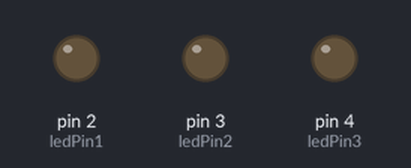
Simulated run of this sketch. Board: Arduino Uno, built with avr-gcc and run on an emulated ATmega328P. Shown: output pins drawn as LEDs (lit = HIGH).

Above: at 0.2 s.
At 1.2 s:
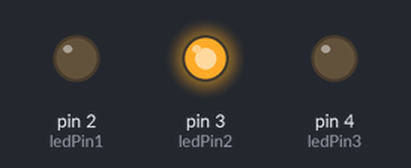
At 1.7 s:
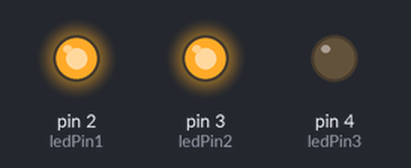
At 3.2 s:
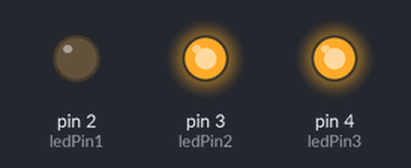
At 5.7 s:
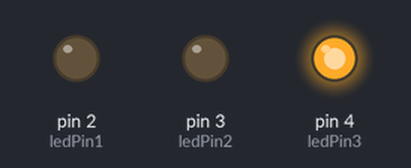
At 7.7 s:
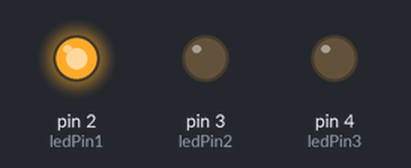
Timing chart, 0 to 8.1 s (numbered marks = the images above):
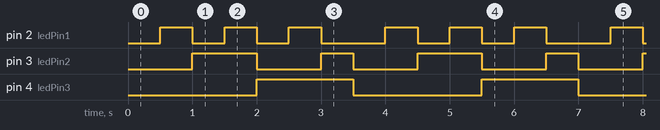

The sketch:

LED_pattern.ino
```cpp
const int ledPin1=2; // Led 1
const int ledPin2=3; // Led 2
const int ledPin3=4;// Led 3

void setup() {

pinMode(ledPin1, OUTPUT);
pinMode(ledPin2, OUTPUT);
pinMode(ledPin3, OUTPUT);
}

void loop() {

// Sequence  index 0
digitalWrite(ledPin1, LOW);  // turn led 1 off
  digitalWrite(ledPin2, LOW);  // turn led 2 off
  digitalWrite(ledPin3, LOW);  // turn led 3 off
delay(500);
// Sequence Index 1
  digitalWrite(ledPin1, HIGH);  // turn led 1 on
  digitalWrite(ledPin2, LOW);  // turn led 2 off
  digitalWrite(ledPin3, LOW);  // turn led 3 off

  delay(500);
// Sequence Index 2
  digitalWrite(ledPin1, LOW);  // turn led 1 off
  digitalWrite(ledPin2, HIGH);  // turn led 2 on
  digitalWrite(ledPin3, LOW);  // turn led 3 off

  delay(500);
// Sequence Index 3
  digitalWrite(ledPin1, HIGH);  // turn led 1 on
  digitalWrite(ledPin2, HIGH);  // turn led 2 on
  digitalWrite(ledPin3, LOW);  // turn led 3 off

  delay(500);
//Sequence index 4
  digitalWrite(ledPin1, LOW);  // turn led 1 off
  digitalWrite(ledPin2, LOW);  // turn led 2 off
  digitalWrite(ledPin3, HIGH);  // turn led 3 on

  delay(500);
// Sequence Index 5
  digitalWrite(ledPin1, HIGH);  // turn led 1 on
  digitalWrite(ledPin2, LOW);  // turn led 2 off
  digitalWrite(ledPin3, HIGH);  // turn led 3 on

  delay(500);
//Sequence Index 6
  digitalWrite(ledPin1, LOW);  // turn led 1 off
  digitalWrite(ledPin2, HIGH);  // turn led 2 on
  digitalWrite(ledPin3, HIGH);  // turn led 3 on

  delay(500);
//Sequence Index 7
  digitalWrite(ledPin1, HIGH);  // turn led 1 on
  digitalWrite(ledPin2, HIGH);  // turn led 2 on
  digitalWrite(ledPin3, HIGH);  // turn led 3 on
}


  
```

Measured:
- by itself, pin 2 (ledPin1): repeats every 3.5 s: 2 × (LOW 0.50 s, HIGH 0.50 s), LOW 1.0 s, HIGH 0.50 s
- by itself, pin 3 (ledPin2): repeats every 3.5 s: LOW 1.0 s, HIGH 0.50 s, LOW 1.0 s, HIGH 1.0 s
- by itself, pin 4 (ledPin3): alternates HIGH for 1.5 s and LOW for 2.0 s
